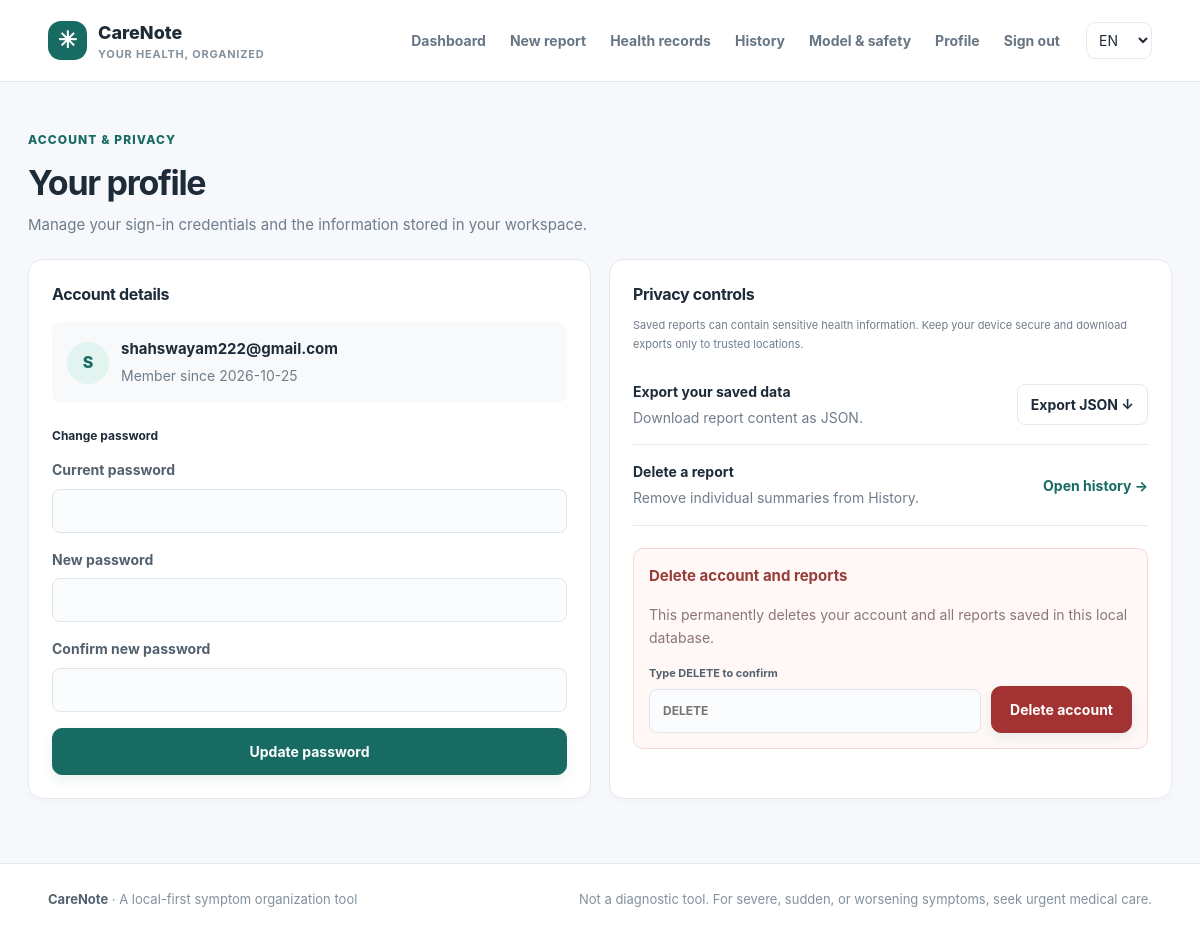
Screenshot of /profile (signed in) with the database file from the repository.
### tables this page shows
CREATE TABLE users (
                id INTEGER PRIMARY KEY AUTOINCREMENT, email TEXT NOT NULL UNIQUE COLLATE NOCASE,
                password_hash TEXT NOT NULL, created_at TEXT NOT NULL, preferred_language TEXT NOT NULL DEFAULT 'en');

### app.py (the view, shortened to what this page needs)
    @app.route("/profile",methods=["GET","POST"])
    @login_required
    def profile():
        return render_template("profile.html",title="Profile",user=g.user)

### templates/profile.html
{% extends 'base.html' %}{% block content %}<section class="page-heading compact"><div><div class="eyebrow">ACCOUNT & PRIVACY</div><h1>Your profile</h1><p>Manage your sign-in credentials and the information stored in your workspace.</p></div></section><div class="profile-grid"><section class="panel"><h2>Account details</h2><div class="profile-detail"><span class="profile-avatar">{{ user.email[0]|upper }}</span><div><strong>{{ user.email }}</strong><small>Member since {{ user.created_at[:10] }}</small></div></div><h3 class="subsection-title">Change password</h3><form method="post" class="form-stack"><input type="hidden" name="csrf_token" value="{{ csrf_token() }}"><label>Current password<input type="password" name="current_password" required autocomplete="current-password"></label><label>New password<input type="password" name="new_password" required minlength="12" autocomplete="new-password"></label><label>Confirm new password<input type="password" name="confirm_password" required minlength="12" autocomplete="new-password"></label><button class="button" type="submit">Update password</button></form></section><section class="panel"><h2>Privacy controls</h2><p class="muted">Saved reports can contain sensitive health information. Keep your device secure and download exports only to trusted locations.</p><div class="privacy-action"><div><strong>Export your saved data</strong><small>Download report content as JSON.</small></div><a class="button button-secondary button-small" href="{{ url_for('export_data') }}">Export JSON ↓</a></div><div class="privacy-action"><div><strong>Delete a report</strong><small>Remove individual summaries from History.</small></div><a class="text-link" href="{{ url_for('report_history') }}">Open history →</a></div><div class="danger-zone"><h3>Delete account and reports</h3><p>This permanently deletes your account and all reports saved in this local database.</p><form method="post" action="{{ url_for('delete_account') }}" class="delete-account-form"><input type="hidden" name="csrf_token" value="{{ csrf_token() }}"><label>Type DELETE to confirm<input name="confirm" required pattern="DELETE" placeholder="DELETE"></label><button class="button button-danger" type="submit" data-confirm="Permanently delete this account and all saved reports?">Delete account</button></form></div></section></div>{% endblock %}

### rows the page displays
users: email "S", email "shahswayam222@gmail.com", created_at "2026-10-25"
